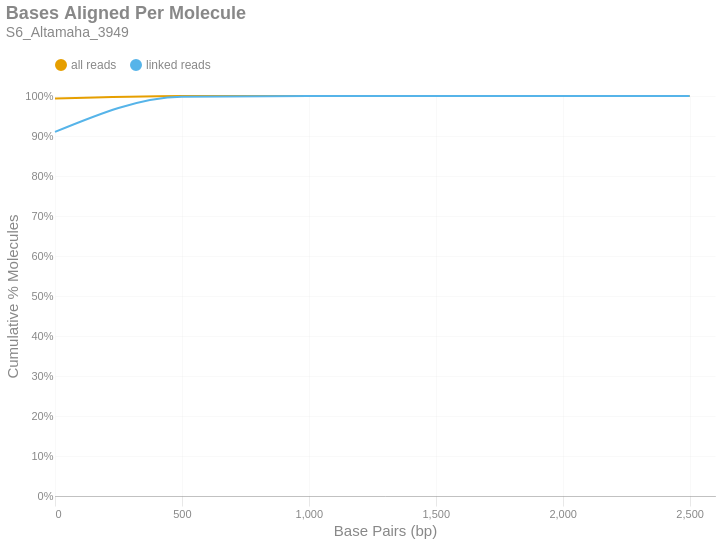

The code cell stored with this chart in its notebook:
### Markdown cell above
### Bases Aligned Per Molecule
This is a cumulative frequency distribution showing the number of base pairs aligned per unique molecule. These data are shown in 500 bp bins. There are two distributions: one with `all reads` (yellow) and another with only `linked reads` (blue). The percent of molecules in the `linked reads` distribution is relative to the total number of linked molecules.

### Code cell
if SKIPLR:
    print_html(f"Skipped")
else:
    binned_df = consolidated_hist(valids['aligned_bp'], mask, 500, True)
    with SafeRender(binned_df):
        (
            density_plot(binned_df, 'Bases Aligned Per Molecule', samplename, 'basesper')
            .encode(
                x=alt.X('bin:Q', title="Base Pairs (bp)").axis(tickMinStep=500).scale(padding=0),
                y=alt.Y('value:Q', title='Cumulative % Molecules')
                    .axis(format='%')
                    .scale(domain = [0,1])
                    .stack(False),
                color=alt.Color("key:N").scale(domain = ["all reads", "linked reads"]),
                tooltip = [
                    alt.Tooltip("key:N", title = "Data Type"),
                    alt.Tooltip("range_label:N", title="Bases Aligned Per Molecule"),
                    alt.Tooltip("value:Q", format = ".2%", title="% Molecules (Cum.)")
                ]
            )
        ).display()

### Figure 1 — Vega-Lite specification as saved in the notebook (floating-point values rounded to 4 significant figures)
{"width": "container", "height": 400, "config": {"title": {"anchor": "start", "dy": -15, "fontSize": 18, "color": "#888888", "subtitleColor": "#888888", "subtitleFontSize": 14}, "arc": {"fill": "#0072B2"}, "axis": {"domainColor": "#888888", "domainWidth": 0.5, "gridWidth": 0.2, "grid": false, "titleFontWeight": 400, "titleFontSize": 15, "labelFontSize": 11, "labelColor": "#888888", "tickColor": "#888888", "tickWidth": 0.2, "titleColor": "#888888"}, "axisBand": {"grid": false}, "axisX": {"grid": true, "tickSize": 10, "domainCap": "round"}, "axisY": {"domain": false, "grid": true, "tickSize": 0, "domainCap": "round"}, "background": "transparent", "header": {"labelFontSize": 15, "labelColor": "#888888", "titleFontSize": 15, "titleFontWeight": 600, "titleColor": "#888888"}, "legend": {"labelFont": "sans-serif", "labelFontSize": 12, "labelColor": "#888888", "symbolSize": 100, "symbolType": "circle", "titleFontSize": 12, "titlePadding": 10, "titleColor": "#888888", "title": null, "orient": "top"}, "range": {"category": ["#E69F00", "#56B4E9", "#009E73", "#F0E442", "#0072B2", "#D55E00", "#CC79A7", "#000000"], "diverging": ["#cfe8f3", "#a2d4ec", "#73bfe2", "#46abdb", "#1696d2", "#12719e"]}, "area": {"fill": "#0072B2", "fillOpacity": 0.7, "line": true, "strokeOpacity": 0.7}, "line": {"color": "#0072B2", "stroke": "#0072B2", "strokeWidth": 2}, "trail": {"color": "#0072B2", "stroke": "#0072B2", "strokeWidth": 0, "size": 1}, "point": {"filled": true, "fillOpacity": 1.0, "size": 95}, "text": {"color": "#888888", "fontSize": 11, "align": "right", "fontWeight": 400, "size": 11}, "bar": {"fill": "#0072B2", "stroke": null}, "view": {"stroke": null, "continuousWidth": 660, "continuousHeight": 400}}, "data": {"name": "data-cb93a54e002957568ea0094c9619610d"}, "mark": {"type": "line", "interpolate": "monotone", "point": {"opacity": 0, "size": 275}}, "encoding": {"color": {"field": "key", "scale": {"domain": ["all reads", "linked reads"]}, "type": "nominal"}, "tooltip": [{"field": "key", "title": "Data Type", "type": "nominal"}, {"field": "range_label", "title": "Bases Aligned Per Molecule", "type": "nominal"}, {"field": "value", "format": ".2%", "title": "% Molecules (Cum.)", "type": "quantitative"}], "x": {"axis": {"tickMinStep": 500}, "field": "bin", "scale": {"padding": 0}, "title": "Base Pairs (bp)", "type": "quantitative"}, "y": {"axis": {"format": "%"}, "field": "value", "scale": {"domain": [0, 1]}, "stack": false, "title": "Cumulative % Molecules", "type": "quantitative"}}, "params": [{"name": "param_c36ac31b6afebe62", "select": {"type": "point", "fields": ["key"]}, "bind": "legend"}], "title": {"text": "Bases Aligned Per Molecule", "subtitle": "S6_Altamaha_3949"}, "transform": [{"fold": ["all reads (cumsum)", "linked reads (cumsum)"]}, {"calculate": "replace(datum.key, ' (cumsum)', '')", "as": "key"}, {"filter": {"param": "param_c36ac31b6afebe62"}}], "usermeta": {"embedOptions": {"downloadFileName": "S6_Altamaha_3949.basesper"}}, "$schema": "https://vega.github.io/schema/vega-lite/v6.1.0.json", "datasets": {"data-cb93a54e002957568ea0094c9619610d": [{"bin": "0.0", "interval": "0.0-500.0", "all reads": 0.9937, "linked reads": 0.9102, "all reads (cumsum)": 0.9937, "linked reads (cumsum)": 0.9102, "range_label": "0-499"}, {"bin": "500.0", "interval": "500.0-1000.0", "all reads": 0.006184, "linked reads": 0.08801, "all reads (cumsum)": 0.9999, "linked reads (cumsum)": 0.9982, "range_label": "500-999"}, {"bin": "1000.0", "interval": "1000.0-1500.0", "all reads": 0.0001358, "linked reads": 0.00173, "all reads (cumsum)": 1.0, "linked reads (cumsum)": 0.9999, "range_label": "1000-1499"}, {"bin": "1500.0", "interval": "1500.0-2000.0", "all reads": 7.784e-06, "linked reads": 5.629e-05, "all reads (cumsum)": 1.0, "linked reads (cumsum)": 1.0, "range_label": "1500-1999"}, {"bin": "2000.0", "interval": "2000.0-2500.0", "all reads": 1.004e-06, "linked reads": 7.505e-06, "all reads (cumsum)": 1.0, "linked reads (cumsum)": 1.0, "range_label": "2000-2499"}, {"bin": "2500.0", "interval": "2500.0-3000.0", "all reads": 5.022e-07, "linked reads": 7.505e-06, "all reads (cumsum)": 1.0, "linked reads (cumsum)": 1.0, "range_label": "2500-2999"}]}}
